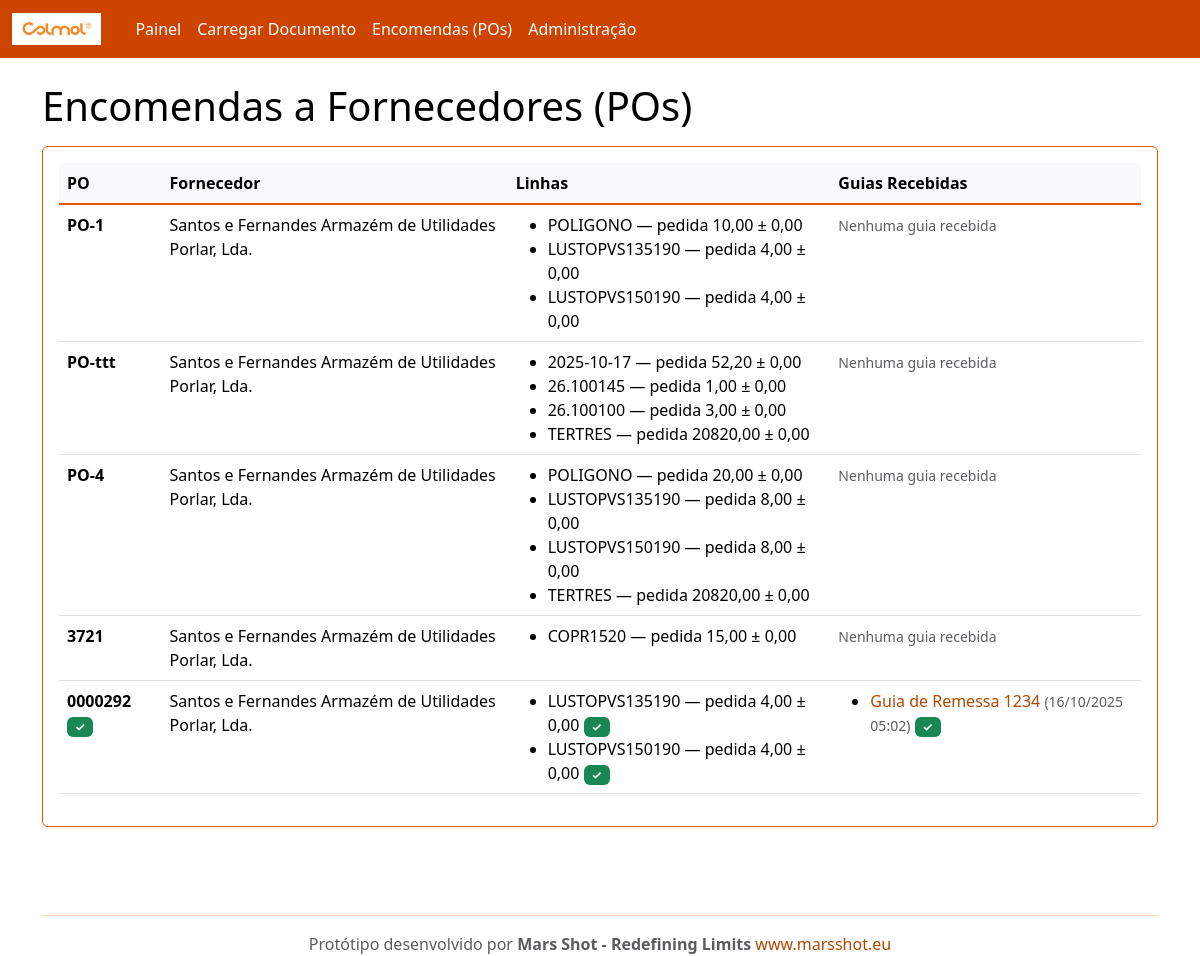
The page /po/ on the database as committed earlier.
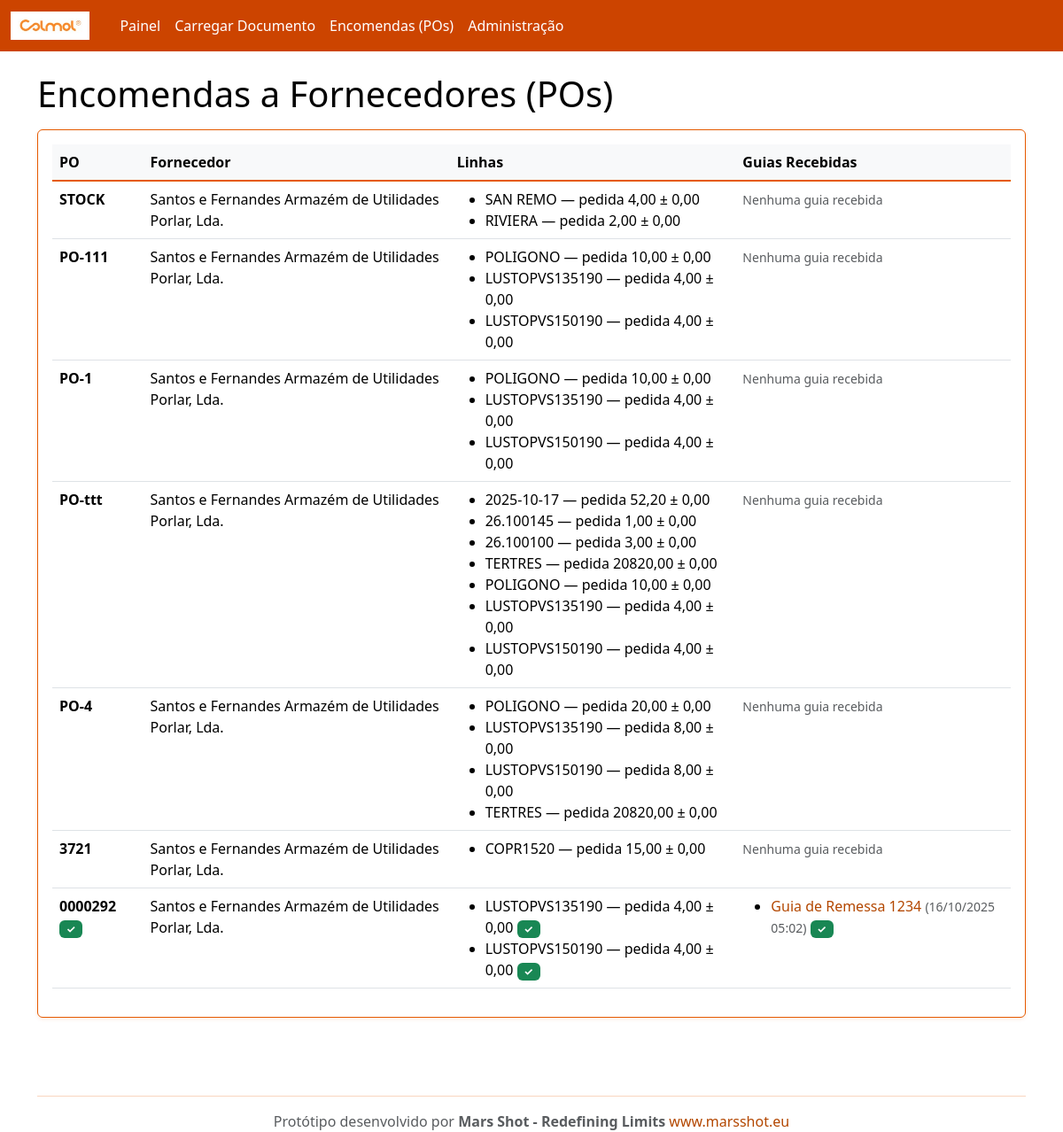
The same page on the database as committed later.
### rececao/models.py (models this page shows, shortened)
class PurchaseOrder(models.Model):
    number = models.CharField(max_length=100, unique=True)
    supplier = models.ForeignKey(Supplier, on_delete=models.CASCADE, related_name='purchase_orders')
    created_at = models.DateTimeField(auto_now_add=True)
    @property
    def is_complete(self):
        lines = self.lines.all()
        if not lines.exists():
            return False
        return all(line.is_complete for line in lines)

class Supplier(models.Model):
    name = models.CharField(max_length=200, unique=True)
    email = models.EmailField(blank=True, null=True)
    code = models.CharField(max_length=50, unique=True)

class POLine(models.Model):
    po = models.ForeignKey(PurchaseOrder, on_delete=models.CASCADE, related_name='lines')
    internal_sku = models.CharField(max_length=120)  # código interno Colmol
    description = models.CharField(max_length=255, blank=True)
    unit = models.CharField(max_length=20, default='UN')
    qty_ordered = models.DecimalField(max_digits=12, decimal_places=2)
    qty_received = models.DecimalField(max_digits=12, decimal_places=2, default=0)
    tolerance = models.DecimalField(max_digits=6, decimal_places=2, default=0)  # tolerância admitida
    class Meta:
        unique_together = ('po','internal_sku')
    @property
    def qty_remaining(self):
        return self.qty_ordered - self.qty_received
    @property
    def is_complete(self):
        return self.qty_remaining <= 0

class InboundDocument(models.Model):
    DOC_TYPES = (
        ('GR','Guia de Remessa'),
        ('FT','Nota de Encomenda'),
    )
    supplier = models.ForeignKey(Supplier, on_delete=models.CASCADE, related_name='inbound_docs')
    doc_type = models.CharField(max_length=2, choices=DOC_TYPES, default='GR')
    number = models.CharField(max_length=120)
    file = models.FileField(upload_to='inbound/')
    received_at = models.DateTimeField(auto_now_add=True)
    parsed_payload = models.JSONField(default=dict, blank=True)  # resultado do OCR/extração
    po = models.ForeignKey(PurchaseOrder, on_delete=models.SET_NULL, null=True, blank=True, related_name='inbound_docs')

### rececao/views.py (the view)
# urls.py: path('po/', views.po_list, name='po_list'),
def po_list(request):
    from django.db.models import Prefetch
    from .models import InboundDocument
    pos = PurchaseOrder.objects.all().order_by('-id').prefetch_related(
        'lines',
        Prefetch(
            'inbound_docs',
            queryset=InboundDocument.objects.filter(doc_type='GR').order_by('-received_at'),
            to_attr='guias_remessa'
        )
    )
    return render(request, 'po_list.html', {'pos': pos})

### templates/po_list.html
{% extends "base.html" %}
{% block content %}
<h1>Encomendas a Fornecedores (POs)</h1>
<div class="card p-3 mt-3">
  <table class="table table-hover">
    <thead><tr><th>PO</th><th>Fornecedor</th><th>Linhas</th><th>Guias Recebidas</th></tr></thead>
    <tbody>
      {% for p in pos %}
      <tr>
        <td>
          <strong>{{ p.number }}</strong>
          {% if p.is_complete %}
            <span class="badge bg-success">✓</span>
          {% endif %}
        </td>
        <td>{{ p.supplier.name }}</td>
        <td>
          <ul class="mb-0">
          {% for l in p.lines.all %}
            <li>
              {{ l.internal_sku }} — pedida {{ l.qty_ordered|floatformat:2 }} ± {{ l.tolerance|floatformat:2 }}
              {% if l.is_complete %}
                <span class="badge bg-success">✓</span>
              {% endif %}
            </li>
          {% endfor %}
          </ul>
        </td>
        <td>
          {% if p.guias_remessa %}
            <ul class="mb-0">
            {% for guia in p.guias_remessa %}
              <li>
                <a href="/inbound/{{ guia.id }}/" class="text-decoration-none">
                  {{ guia.get_doc_type_display }} {{ guia.number }}
                </a>
                <small class="text-muted">({{ guia.received_at|date:"d/m/Y H:i" }})</small>
                {% if guia.match_result %}
                  {% if guia.match_result.status == 'matched' %}
                    <span class="badge bg-success">✓</span>
                  {% elif guia.match_result.status == 'exceptions' %}
                    <span class="badge bg-warning">!</span>
                  {% endif %}
                {% endif %}
              </li>
            {% endfor %}
            </ul>
          {% else %}
            <small class="text-muted">Nenhuma guia recebida</small>
          {% endif %}
        </td>
      </tr>
      {% empty %}
      <tr><td colspan="4">Sem POs. Use o admin para criar dados de exemplo.</td></tr>
      {% endfor %}
    </tbody>
  </table>
</div>
{% endblock %}

### templates/base.html (shortened to what this page needs)
{% load static %}
<!doctype html>
<html lang="pt">
<head>
  <link href="https://cdn.jsdelivr.net/npm/bootstrap@5.3.3/dist/css/bootstrap.min.css" rel="stylesheet">
</head>
<body>
  <nav class="navbar navbar-expand-lg navbar-dark">
    <div class="container-fluid">
      <a class="navbar-brand d-flex align-items-center" href="/">
        <img src="{% static 'colmol-logo.png' %}" alt="Colmol" style="height: 32px; margin-right: 10px;">
      </a>
      <div class="collapse navbar-collapse" id="nav">
        <ul class="navbar-nav me-auto mb-2 mb-lg-0">
          <li class="nav-item"><a class="nav-link" href="/">Painel</a></li>
          <li class="nav-item"><a class="nav-link" href="/upload/">Carregar Documento</a></li>
          <li class="nav-item"><a class="nav-link" href="/po/">Encomendas (POs)</a></li>
          <li class="nav-item"><a class="nav-link" href="/admin/" target="_blank">Administração</a></li>
        </ul>
      </div>
    </div>
  </nav>
  <main class="container my-4">
    {% block content %}{% endblock %}
  </main>
  <footer class="container my-5">
    <hr class="border-secondary" />
    <div class="text-center">
      <p class="mb-0 text-muted">Protótipo desenvolvido por <strong>Mars Shot - Redefining Limits</strong> <a
          href="https://www.marsshot.eu" target="_blank" class="text-decoration-none">www.marsshot.eu</a></p>
    </div>
  </footer>
</body>
</html>

Rows that differ between the two databases and show on the page:
added PurchaseOrder: number "STOCK", supplier.name "Santos e Fernandes Armazém de Utilidades Porlar, Lda.", shows "Nenhuma guia recebida"
added POLine: internal_sku "SAN REMO", qty_ordered "4,00", tolerance "0,00", shown under "STOCK"
added POLine: internal_sku "RIVIERA", qty_ordered "2,00", tolerance "0,00", shown under "STOCK"
added PurchaseOrder: number "PO-111", supplier.name "Santos e Fernandes Armazém de Utilidades Porlar, Lda.", shows "Nenhuma guia recebida"
added POLine: internal_sku "POLIGONO", qty_ordered "10,00", tolerance "0,00", shown under "PO-111"
added POLine: internal_sku "LUSTOPVS135190", qty_ordered "4,00", tolerance "0,00", shown under "PO-111"
added POLine: internal_sku "LUSTOPVS150190", qty_ordered "4,00", tolerance "0,00", shown under "PO-111"
added POLine: internal_sku "POLIGONO", qty_ordered "10,00", tolerance "0,00", shown under PurchaseOrder "PO-ttt"
added POLine: internal_sku "LUSTOPVS135190", qty_ordered "4,00", tolerance "0,00", shown under PurchaseOrder "PO-ttt"
added POLine: internal_sku "LUSTOPVS150190", qty_ordered "4,00", tolerance "0,00", shown under PurchaseOrder "PO-ttt"
